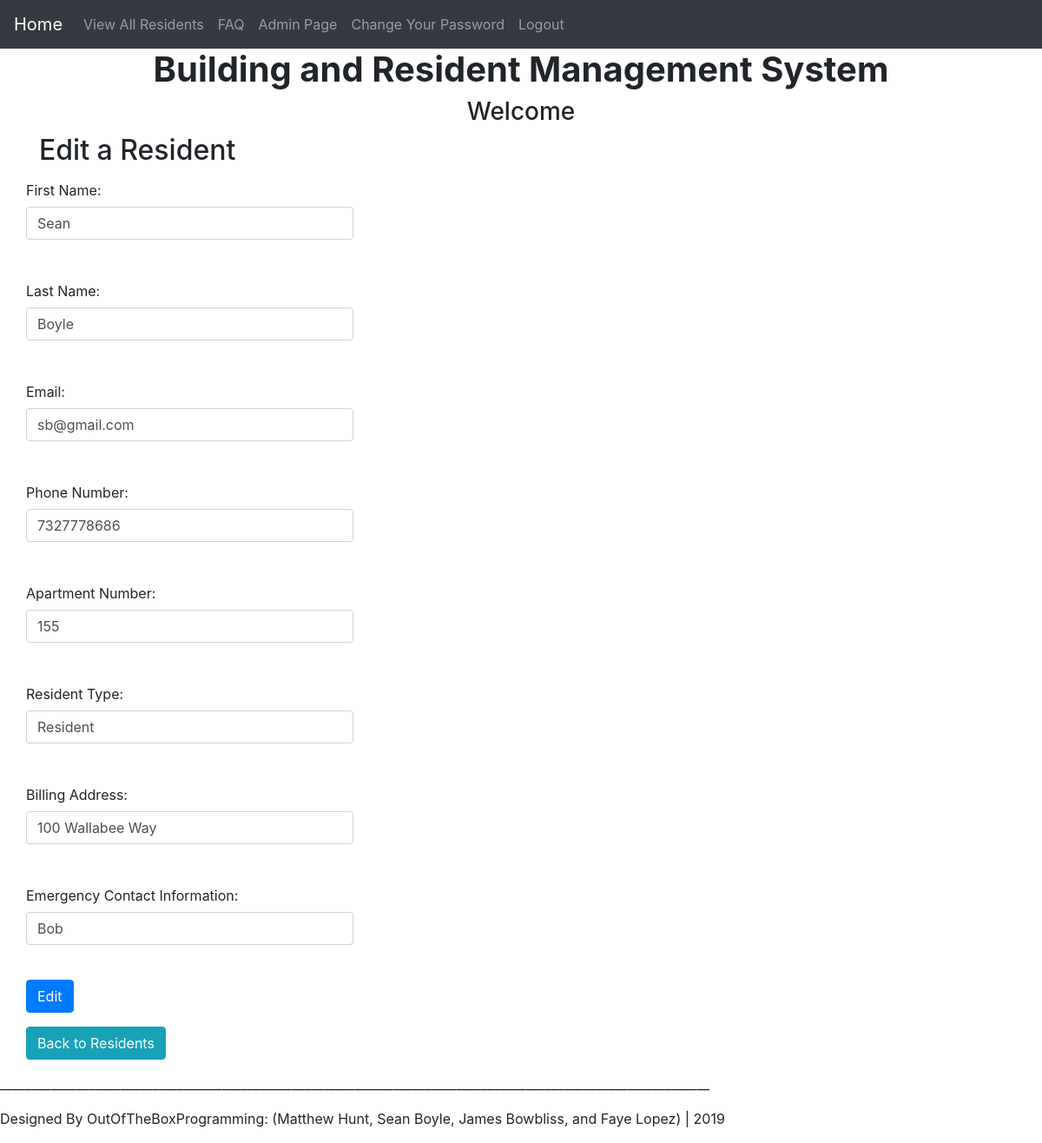
/edit_resident.php?id=1, run on the app's committed database.
### tables this page shows
CREATE TABLE `Residents` (
  `ResidentID` int(11) NOT NULL AUTO_INCREMENT,
  `BuildingID` int(11) NOT NULL,
  `FirstName` varchar(100) NOT NULL,
  `LastName` varchar(100) NOT NULL,
  `Email` varchar(100) NOT NULL,
  `PhoneNumber` varchar(100) NOT NULL,
  `ApartNum` varchar(100) NOT NULL,
  `ResType` varchar(100) NOT NULL,
  `BillingAddress` varchar(100) DEFAULT NULL,
  `EmerContactInfo` varchar(100) NOT NULL,
  `SendEmail` varchar(10) NOT NULL DEFAULT 'Email',
  `Edit` varchar(10) NOT NULL DEFAULT 'Edit',
  `Del` varchar(10) NOT NULL DEFAULT 'Delete',
  PRIMARY KEY (`ResidentID`),
  KEY `Build_ID` (`BuildingID`),
  CONSTRAINT `Residents_ibfk_1` FOREIGN KEY (`BuildingID`) REFERENCES `Buildings` (`BuildingID`)
);

### edit_resident.php (the view, shortened to what this page needs)
<!doctype html>
<html lang=en>
<head>
</head>
<body>
  <div id="container">
    <?php include("header.php"); ?>
    <div id="content">
      <div class="container"><h2>Edit a Resident</h2></div>
      <?php
      if ( (isset($_GET['id'])) && (is_numeric($_GET['id'])) ) {
        $id = $_GET['id'];
      } elseif ( (isset($_POST['id'])) && (is_numeric($_POST['id'])) ) {
        $id = $_POST['id'];
      } else {
        echo '<p class="error">This page has been accessed in error.</p>';
        include ('footer.php');
        exit();
      }
      require ('mysqli_connect.php');
      $q = "SELECT FirstName, LastName, Email, PhoneNumber, ApartNum, ResType, BillingAddress, EmerContactInfo FROM Residents WHERE ResidentID=$id";
      $result = mysqli_query ($dbcon, $q);
      if (mysqli_num_rows($result) == 1) {
        $row = mysqli_fetch_array ($result, MYSQLI_NUM);
        echo '<div class="container"><form action="edit_resident.php" method="post"><div class="form-group row"><div class="col-xs-3">
        <p><label class="col-form-label" for="FirstName">First Name:</label><input class="fl-left form-control" type="text" name="FirstName" size="30" maxlength="50" value="' . $row[0] . '"></p>
        <br>
        <p><label class="col-form-label" for="LastName">Last Name:</label><input class="fl-left form-control" type="text" name="LastName" size="30" maxlength="50" value="' . $row[1] . '"></p>
        <br>
        <p><label class="col-form-label" for="Emai">Email:</label><input class="fl-left form-control" type="text" name="Email" size="30" maxlength="50" value="' . $row[2] . '"></p>
        <br>
        <p><label class="col-form-label" for="PhoneNumber">Phone Number:</label><input class="fl-left form-control" type="text" name="PhoneNumber" size="30" maxlength="50" value="' . $row[3] . '"></p>
        <br>
        <p><label class="col-form-label" for="ApartNum">Apartment Number:</label><input class="fl-left form-control" type="text" name="ApartNum" size="30" maxlength="50" value="' . $row[4] . '"></p>
        <br>
        <p><label class="col-form-label" for="ResType">Resident Type:</label><input class="fl-left form-control" type="text" name="ResType" size="30" maxlength="50" value="' . $row[5] . '"></p>
        <br>
        <p><label class="col-form-label" for="BillingAddress">Billing Address:</label><input class="fl-left form-control" type="text" name="BillingAddress" size="30" maxlength="50" value="' . $row[6] . '"></p>
        <br>
        <p><label class="col-form-label" for="EmerContactInfo">Emergency Contact Information:</label><input class="fl-left form-control" type="text" name="EmerContactInfo" size="30" maxlength="50" value="' . $row[7] . '"></p>
        <br>
        <input type="hidden" name="id" value="' . $id . '" />
        <p><input class="btn btn-primary" id="submit" type="submit" name="submit" value="Edit"></p>
        <a href="residents.php?id=' . $id . '"  class="btn btn-info">Back to Residents</a>
        </div></div></form></div>';
      } else {
        echo '<p class="error">This page has been accessed in error.</p>';
      }
      ?>
      <footer>
      </footer>
    </div>
  </div>
</body>
</html>

### data on the page
residents: FirstName "Sean", LastName "Boyle", Email "sb@gmail.com", PhoneNumber "7327778686", ApartNum "155", ResType "Resident", BillingAddress "100 Wallabee Way", EmerContactInfo "Bob"
